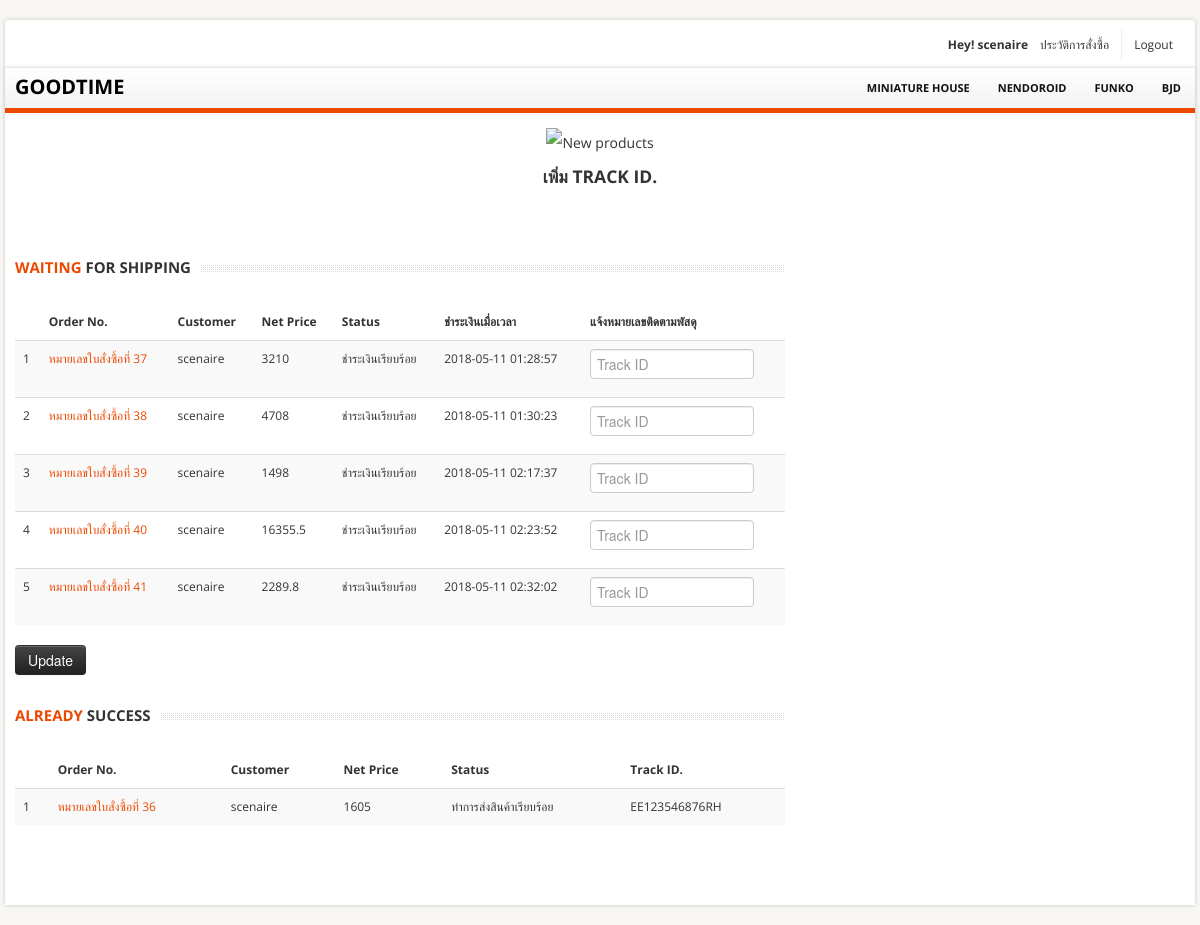
/updatetrack.php (signed in), run on the app's committed database.
### tables this page shows
CREATE TABLE `productcategories` (
  `CategoryID` int(11) NOT NULL,
  `CategoryName` varchar(50) NOT NULL,
  `CatagoryHeader` varchar(70) NOT NULL
);

CREATE TABLE `orders` (
  `trxID` int(11) NOT NULL,
  `username` varchar(30) NOT NULL,
  `TotalPrice` float NOT NULL,
  `TotalNetPrice` float NOT NULL,
  `Status` tinyint(1) NOT NULL,
  `OrderDate` date NOT NULL,
  `Payment` varchar(50) NOT NULL COMMENT 'จ่ายเงินอย่างไร',
  `PaymentDate` datetime NOT NULL,
  `PromotionID` int(11) DEFAULT NULL
);

CREATE TABLE `shipping` (
  `shippingID` int(11) NOT NULL,
  `trxID` int(11) NOT NULL,
  `ShippingStatus` tinyint(1) NOT NULL,
  `Posttrack` varchar(20) NOT NULL,
  `Name` varchar(70) NOT NULL,
  `Address` varchar(255) NOT NULL
);

### productdb.php (called while the page is built, shortened)
<?php
class productdb {
  public function getAllCategory() {
    require "db.php";
    $sql = "SELECT * FROM productcategories";
    $result = mysqli_query($con,$sql);
    $arr = array();
    while ($data = mysqli_fetch_array($result)) {
      $arr[] = $data;
    }
    return $arr;
  }
}
 ?>

### orderdb.php (called while the page is built, shortened)
<?php
class orderdb {
  public function getShipping($trxID) {
    require "db.php";
    $sql = "SELECT * FROM shipping WHERE trxID = '$trxID'";
    $run_query = mysqli_query($con,$sql);
    $ID = mysqli_fetch_array($run_query);
    return $ID;
  }
  public function getAllSuccessPaymentOrder() {
    require "db.php";
    $status = true;
    $sql = "SELECT * FROM orders WHERE Status = '$status'";
    $run_query = mysqli_query($con,$sql);
    $arr = array();
    while ($data = mysqli_fetch_array($run_query)) {
      $arr[] = $data;
    }
    return $arr;
  }
}
 ?>

### shipping.php (called while the page is built, shortened)
<?php
class shipping
{
  private $trxID, $address, $status, $posttrack, $name;
  public function __construct($trxID) {
    $orderdb = new orderdb;
    if (!empty($orderdb->getShipping($trxID))) {
      $temp = $orderdb->getShipping($trxID);
      if (!empty($temp['Posttrack'])) {
        $this->posttrack = $temp['Posttrack'];
      }
    }
  }
  public function getPosttrack() {
    return $this->posttrack;
  }
}
 ?>

### updatetrack.php (the view, shortened to what this page needs)
<?php
require_once('product.php');
require_once('productdb.php');
require_once('orderdb.php');
require_once('shipping.php');
 ?>
<!DOCTYPE html>
<html lang="en">
	<head>
		<link href="bootstrap/css/bootstrap.min.css" rel="stylesheet">
		<link href="bootstrap/css/bootstrap-responsive.min.css" rel="stylesheet">
		<link href="themes/css/bootstrappage.css" rel="stylesheet"/>
		<link href="themes/css/main.css" rel="stylesheet"/>
		<link href="themes/css/jquery.fancybox.css" rel="stylesheet"/>
	</head>
    <body>
		<div id="top-bar" class="container">
			<div class="row">
				<div class="span4">
				</div>
				<div class="span8">
					<div class="account pull-right">
						<ul class="user-menu">
              <?php
                if (isset($_SESSION['uid'])) {
                  if ($_SESSION['uid'] == "admin") {
                    echo "<b>Hey! ".$_SESSION['uid']."</b>
     							<li><a href='addProduct.php'>Add Product</a></li>
                  <li><a href='updatetrack.php'>อัพเดทแทรค</a></li>
                  <li><a href='promotion-site.php'>อัพเดทโปรโมชั่น</a></li>
                  <li><a href='sendmail.php'>ส่งอีเมล์</a></li>
     							<li><a href='logout.php'>Logout</a></li>";
                  }
                  else {
                    echo "<b>Hey! ".$_SESSION['uid']."</b>";
                  echo "<li><a href='order-profile.php'>ประวัติการสั่งซื้อ</a></li>";
                  echo "<li><a href='logout.php'>Logout</a></li>";
                  }
                } else {
                  echo "<li><a href='register.php'>Login</a></li>";
                }
                ?>
						</ul>
					</div>
				</div>
			</div>
		</div>
		<div id="wrapper" class="container">
			<section class="navbar main-menu">
				<div class="navbar-inner main-menu">
					<div class="goodtimelogo">
					<a href="index.php" class="logo pull-left">GOODTIME</a>
				</div>
					<nav id="menu" class="pull-right">
						<ul>
							<?php
							$productdb = new productdb;
							$list = $productdb->getAllCategory();
							foreach ($list as $val) {
								$key = $val['CategoryID'];
								$cat = $val['CategoryName'];
								echo "<li><a href='./product_list.php?pl=$key'>$cat</a></li>";
							}
							 ?>
						</ul>
					</nav>
				</div>
			</section>
			<section class="header_text sub">
			<img class="pageBanner" src="Product_image/nekopara.jpg" alt="New products" >
      <h4><span>เพิ่ม Track ID.</span></h4>
			</section>
			<section class="main-content">
				<div class="row">
					<div class="span9">
						<div class="row">
              <div class="span8">
                <?php
                $orderdb = new orderdb;
                $orderList = $orderdb->getAllSuccessPaymentOrder();
              $checkShiping = array();
              $checkSuccess = array();
              foreach ($orderList as $key) {
                  $ship = new shipping($key['trxID']);
                  if ($ship->getStatus()) {
                    array_push($checkSuccess,$key);
                  } else {
                    array_push($checkShiping,$key);
                  }
              }
              if (!empty($checkShiping)) {
                echo "
                <h4 class='title'><span class='text'><strong>Waiting</strong> For Shipping</span></h4>
                <table class='table table-striped'>
                 <thead>
                   <tr>
                      <th>   </th>
                     <th>Order No.</th>
                     <th>Customer</th>
                     <th>Net Price</th>
                     <th>Status</th>
                     <th>ชำระเงินเมื่อเวลา</th>
                     <th>แจ้งหมายเลขติดตามพัสดุ</th>
                   </tr>
                 </thead>";
              }
                 $num = 1;
                 echo "<form method='POST' action='cart-process.php'>";
                 foreach ($checkShiping as $key) {
                     echo "<tr>";
                     $trxID = $key['trxID'];
                     $user = $key['username'];
                     $net = $key['TotalNetPrice'];
                     $date = $key['PaymentDate'];
                     echo "<td>$num</td>
                     <td><a href='checkout.php?trx=$trxID'>หมายเลขใบสั่งซื้อที่ ".$trxID."</a></td>
                     <td>$user</td>
                     <td>$net</td>
                     <td>ชำระเงินเรียบร้อย</td>
                     <td>$date</td>
                     <td><input type='text' style='width: 150px;' placeholder='Track ID' name='track[]' class='input-xlarge'></td>
                     </tr>";
                     $num += 1;
                 }
                   echo "</tbody></table>
                   <input class='btn btn-inverse' name='updatetrack' type='submit' value='Update'/>
                   </form><br><br>";
                   if (!empty($checkSuccess)) {
                     echo "
                     <h4 class='title'><span class='text'><strong>Already</strong> Success</span></h4>
                     <table class='table table-striped'>
                      <thead>
                        <tr>
                           <th>   </th>
                          <th>Order No.</th>
                          <th>Customer</th>
                          <th>Net Price</th>
                          <th>Status</th>
                          <th>Track ID.</th>
                        </tr>
                      </thead>";
                   }
                      $num = 1;
                      foreach ($checkSuccess as $key) {
                          echo "<tr>";
                          $trxID = $key['trxID'];
                          $user = $key['username'];
                          $net = $key['TotalNetPrice'];
                          $shipping = new shipping($trxID);
                          $post = $shipping->getPosttrack();
                          echo "<td>$num</td>
                          <td><a href='checkout.php?trx=$trxID'>หมายเลขใบสั่งซื้อที่ ".$trxID."</a></td>
                          <td>$user</td>
                          <td>$net</td>
                          <td>ทำการส่งสินค้าเรียบร้อย</td>
                          <td>$post</td>
                          </tr>";
                          $num += 1;
                      }
                        echo "</tbody></table>";
                  ?>
                  <br><br><br>
              </div>
              </div>
						</div>
						</div>
					</div>
    </body>
</html>

### themes/css/main.css (style rules this page uses)
body { font-size: 12px; font-family: 'Open Sans', arial, tahoma, sans-serif; background:#f7f6f2; background-size: cover; }
label, input, button, select, textarea { font-size: 12px; }
ul li a,a { color:#333; outline:0; -webkit-transition: all 0.2s linear; -moz-transition: all 0.2s linear; -o-transition: all 0.2s linear; -ms-transition: all 0.2s linear; transition: all 0.2s linear; }
.goodtimelogo a { color: black; font-size: 20px; margin-top: 9px; font-weight: bold; }
a { color:#eb4800; }
#wrapper,#top-bar { background: #fff; margin: 20px auto 20px auto; box-shadow: 0px 0px 4px 0px rgba(0, 0, 0, 0.2); -moz-box-shadow: 0px 0px 4px 0px rgba(0, 0, 0, 0.2); -webkit-box-shadow: 0px 0px 4px 0px rgba(0, 0, 0, 0.2); padding:0px 10px; }
section.homepage-slider, section.navbar, section.google_map, section#footer-bar, section#copyright { margin-left: -10px; margin-right: -10px; }
section.header_text { background:url(../images/bg_h.png) no-repeat bottom; text-align:center; padding:15px 0 20px 0; font-size:16px; line-height:30px; border-bottom:1px solid #fff; }
section.header_text.sub { font-size:14px; margin-bottom:40px; }
section.header_text.sub h4 { text-transform:uppercase; margin:0; }
#top-bar { background-color:#fff; padding:10px; margin: 20px auto -22px auto; -webkit-border-radius: 4px; -moz-border-radius: 4px; border-radius: 4px; }
#top-bar .user-menu { margin: 0; padding: 0; list-style: none; }
#top-bar .user-menu li { display: inline-block; *display: inline; zoom: 1; border-right: 1px solid #eee; padding: 5px 12px; }
#top-bar .user-menu li:last-child { border-right:0; }
section.navbar { margin-bottom:0; }
.navbar-inner.main-menu { height: 40px; padding-left:10px; padding-right:0; border-right: 0; border-left: 0; border-top: 0; border-bottom:5px solid #eb4800; -webkit-border-radius: 0; -moz-border-radius: 0; border-radius: 0; filter: none; }
.navbar-inner.main-menu a.logo { position:absolute; }
#menu > ul { display: block; margin-left:0; }
#menu > ul > li { list-style: none; float: left; position: relative; margin-right: 0px; }
#menu > ul > li > a { font-size: 11px; color: #111; display: block; text-transform: uppercase; font-weight: bold; text-align: center; padding: 10px 14px; }
h4.title { background: url(../images/line_bar.png) 0 8px repeat-x; padding-bottom:5px; margin-bottom:15px; overflow:hidden; text-transform:uppercase; font-size:15px; min-height:27px; width:100%; }
h4.title strong { color:#eb4800; }
h4.title span.text { background-color:#fff; padding-right:10px; }

### data on the page
productcategories: CategoryName "MINIATURE HOUSE"
productcategories: CategoryName "NENDOROID"
productcategories: CategoryName "FUNKO"
productcategories: CategoryName "BJD"
orders: trxID "37", username "scenaire", TotalNetPrice "3210", PaymentDate "2018-05-11 01:28:57"
orders: trxID "38", username "scenaire", TotalNetPrice "4708", PaymentDate "2018-05-11 01:30:23"
orders: trxID "39", username "scenaire", TotalNetPrice "1498", PaymentDate "2018-05-11 02:17:37"
orders: trxID "40", username "scenaire", TotalNetPrice "16355.5", PaymentDate "2018-05-11 02:23:52"
orders: trxID "41", username "scenaire", TotalNetPrice "2289.8", PaymentDate "2018-05-11 02:32:02"
orders: trxID "36", username "scenaire", TotalNetPrice "1605", shipping.Posttrack "EE123546876RH"

### other printed values
$_SESSION['uid'] "scenaire"
